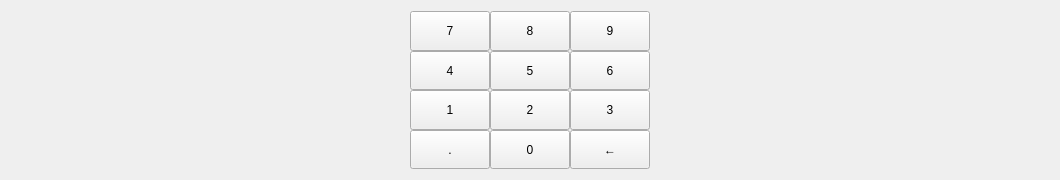
     <widget class="QWidget" name="keypad" native="true">
      <property name="sizePolicy">
       <sizepolicy hsizetype="Fixed" vsizetype="Fixed">
        <horstretch>0</horstretch>
        <verstretch>0</verstretch>
       </sizepolicy>
      </property>
      <property name="minimumSize">
       <size>
        <width>20</width>
        <height>180</height>
       </size>
      </property>
      <property name="baseSize">
       <size>
        <width>0</width>
        <height>0</height>
       </size>
      </property>
      <layout class="QGridLayout" name="gridLayout_6">
       <property name="sizeConstraint">
        <enum>QLayout::SetNoConstraint</enum>
       </property>
       <property name="leftMargin">
        <number>350</number>
       </property>
       <property name="rightMargin">
        <number>350</number>
       </property>
       <property name="verticalSpacing">
        <number>6</number>
       </property>
       <item row="0" column="0">
        <layout class="QGridLayout" name="gridLayout_5">
         <property name="sizeConstraint">
          <enum>QLayout::SetNoConstraint</enum>
         </property>
         <property name="leftMargin">
          <number>60</number>
         </property>
         <property name="rightMargin">
          <number>60</number>
         </property>
         <property name="spacing">
          <number>0</number>
         </property>
         <item row="4" column="2">
          <widget class="QPushButton" name="kp_0">
           <property name="sizePolicy">
            <sizepolicy hsizetype="Expanding" vsizetype="Expanding">
             <horstretch>0</horstretch>
             <verstretch>0</verstretch>
            </sizepolicy>
           </property>
           <property name="text">
            <string>0</string>
           </property>
          </widget>
         </item>
         <item row="4" column="3">
          <widget class="QPushButton" name="kp_bk">
           <property name="sizePolicy">
            <sizepolicy hsizetype="Expanding" vsizetype="Expanding">
             <horstretch>0</horstretch>
             <verstretch>0</verstretch>
            </sizepolicy>
           </property>
           <property name="text">
            <string>←</string>
           </property>
          </widget>
         </item>
         <item row="4" column="1">
          <widget class="QPushButton" name="kp_decimal">
           <property name="sizePolicy">
            <sizepolicy hsizetype="Expanding" vsizetype="Expanding">
             <horstretch>0</horstretch>
             <verstretch>0</verstretch>
            </sizepolicy>
           </property>
           <property name="text">
            <string>.</string>
           </property>
          </widget>
         </item>
         <item row="3" column="2">
          <widget class="QPushButton" name="kp_2">
           <property name="sizePolicy">
            <sizepolicy hsizetype="Expanding" vsizetype="Expanding">
             <horstretch>0</horstretch>
             <verstretch>0</verstretch>
            </sizepolicy>
           </property>
           <property name="text">
            <string>2</string>
           </property>
          </widget>
         </item>
         <item row="3" column="1">
          <widget class="QPushButton" name="kp_1">
           <property name="sizePolicy">
            <sizepolicy hsizetype="Expanding" vsizetype="Expanding">
             <horstretch>0</horstretch>
             <verstretch>0</verstretch>
            </sizepolicy>
           </property>
           <property name="text">
            <string>1</string>
           </property>
          </widget>
         </item>
         <item row="3" column="3">
          <widget class="QPushButton" name="kp_3">
           <property name="sizePolicy">
            <sizepolicy hsizetype="Expanding" vsizetype="Expanding">
             <horstretch>0</horstretch>
             <verstretch>0</verstretch>
            </sizepolicy>
           </property>
           <property name="text">
            <string>3</string>
           </property>
          </widget>
         </item>
         <item row="2" column="2">
          <widget class="QPushButton" name="kp_5">
           <property name="sizePolicy">
            <sizepolicy hsizetype="Expanding" vsizetype="Expanding">
             <horstretch>0</horstretch>
             <verstretch>0</verstretch>
            </sizepolicy>
           </property>
           <property name="minimumSize">
            <size>
             <width>0</width>
             <height>0</height>
            </size>
           </property>
           <property name="text">
            <string>5</string>
           </property>
          </widget>
         </item>
         <item row="2" column="1">
          <widget class="QPushButton" name="kp_4">
           <property name="sizePolicy">
            <sizepolicy hsizetype="Expanding" vsizetype="Expanding">
             <horstretch>0</horstretch>
             <verstretch>0</verstretch>
            </sizepolicy>
           </property>
           <property name="text">
            <string>4</string>
           </property>
          </widget>
         </item>
         <item row="2" column="3">
          <widget class="QPushButton" name="kp_6">
           <property name="sizePolicy">
            <sizepolicy hsizetype="Expanding" vsizetype="Expanding">
             <horstretch>0</horstretch>
             <verstretch>0</verstretch>
            </sizepolicy>
           </property>
           <property name="text">
            <string>6</string>
           </property>
          </widget>
         </item>
         <item row="1" column="2">
          <widget class="QPushButton" name="kp_8">
           <property name="sizePolicy">
            <sizepolicy hsizetype="Expanding" vsizetype="Expanding">
             <horstretch>0</horstretch>
             <verstretch>0</verstretch>
            </sizepolicy>
           </property>
           <property name="text">
            <string>8</string>
           </property>
          </widget>
         </item>
         <item row="1" column="1">
          <widget class="QPushButton" name="kp_7">
           <property name="sizePolicy">
            <sizepolicy hsizetype="Expanding" vsizetype="Expanding">
             <horstretch>0</horstretch>
             <verstretch>0</verstretch>
            </sizepolicy>
           </property>
           <property name="minimumSize">
            <size>
             <width>0</width>
             <height>0</height>
            </size>
           </property>
           <property name="text">
            <string>7</string>
           </property>
          </widget>
         </item>
         <item row="1" column="3">
          <widget class="QPushButton" name="kp_9">
           <property name="sizePolicy">
            <sizepolicy hsizetype="Expanding" vsizetype="Expanding">
             <horstretch>0</horstretch>
             <verstretch>0</verstretch>
            </sizepolicy>
           </property>
           <property name="text">
            <string>9</string>
           </property>
          </widget>
         </item>
        </layout>
       </item>
      </layout>
     </widget>
